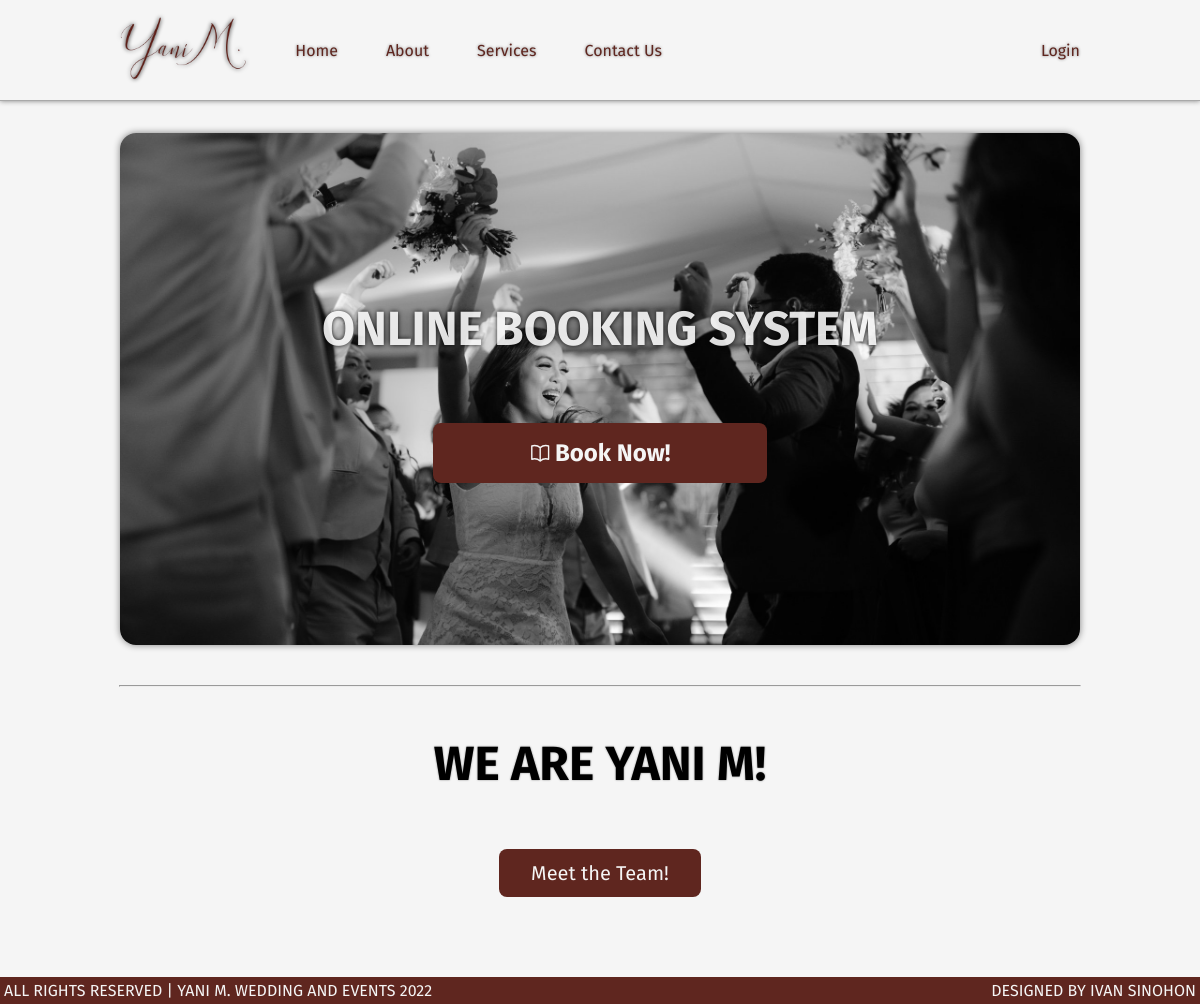
Before: / with the older database file.
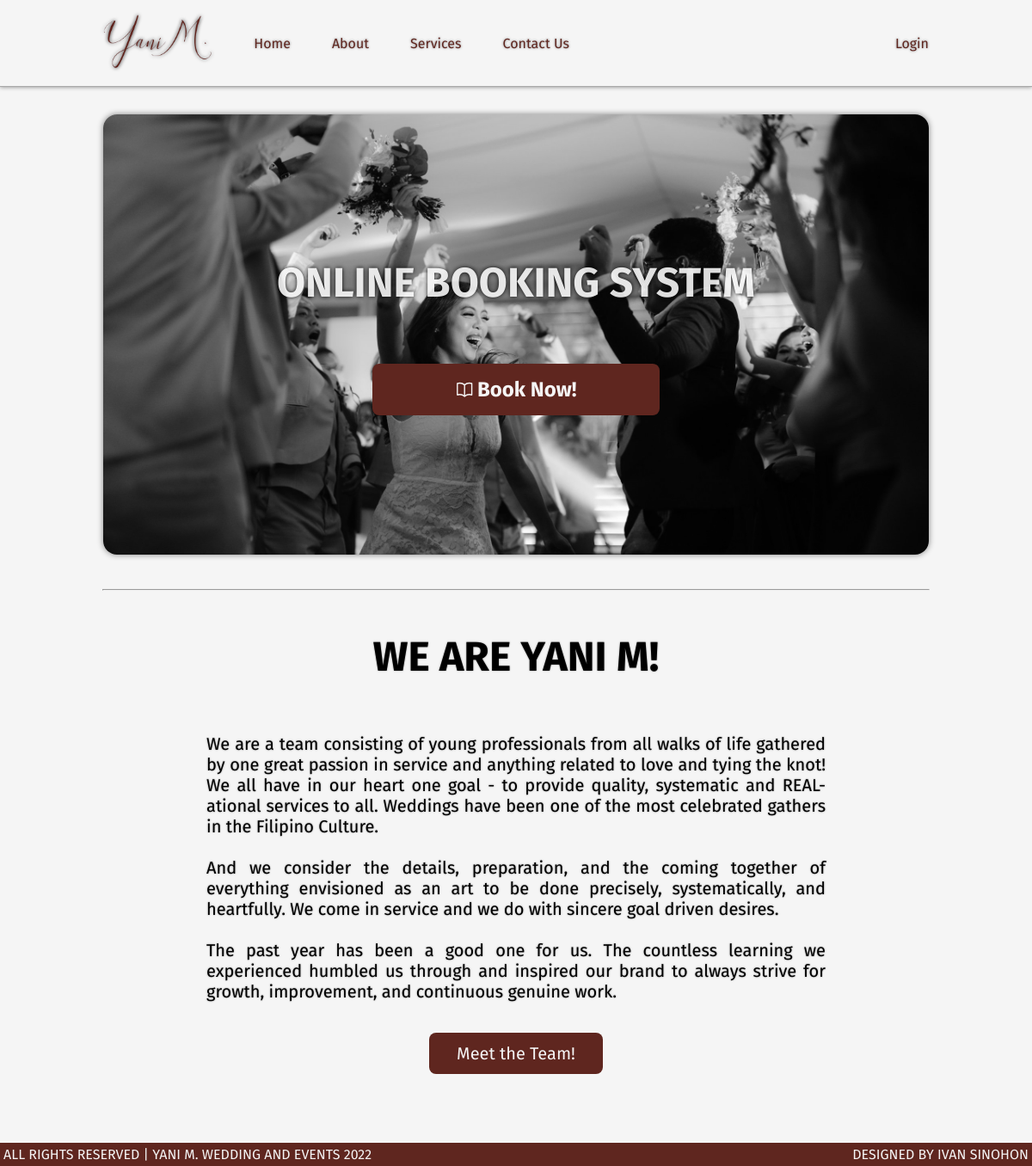
After: the same page with the newer database file.
### tables this page shows
CREATE TABLE `text` (
  `text_id` int(11) NOT NULL,
  `text_home` varchar(1000) NOT NULL,
  `text_about` varchar(1000) NOT NULL,
  `text_team` varchar(1000) NOT NULL,
  `text_service` varchar(1000) NOT NULL
);

### index.php (the view, shortened to what this page needs)
<?php
include 'includes/head.php';
?>
<head>
    <link rel="stylesheet" href="styles/index.css">
</head>
<body>
    <div class="homepage">
        <?php
        include 'includes/header.php';
        ?>
        <section id="book-now-section">
            <img src="images/bg-book-now.jpg" alt="">
            <h1>Online Booking System</h1>
            <?php if (empty($_SESSION["role"])) { ?>
                <a href="book-now.php" class="button">
                    Book Now!</a>
            <?php } else if ($_SESSION["role"] == "client") { ?>
                    <a href="my_bookings.php" class="button">
                        <svg xmlns="http://www.w3.org/2000/svg" fill="none" viewBox="0 0 24 24" stroke-width="1.5"
                            stroke="currentColor" class="w-6 h-6">
                            <path stroke-linecap="round" stroke-linejoin="round"
                                d="M12 6.042A8.967 8.967 0 006 3.75c-1.052 0-2.062.18-3 .512v14.25A8.987 8.987 0 016 18c2.305 0 4.408.867 6 2.292m0-14.25a8.966 8.966 0 016-2.292c1.052 0 2.062.18 3 .512v14.25A8.987 8.987 0 0018 18a8.967 8.967 0 00-6 2.292m0-14.25v14.25" />
                        </svg>Book Now!</a>
            <?php } ?>
        </section>
        <hr>
        <section id="welcome-info-section">
            <h1>We are Yani M!</h1>
            <?php
            $sql = "SELECT * FROM text";
            $result = $conn->query($sql);
            if ($result->num_rows > 0) {
                while ($row = $result->fetch_assoc()) { ?>
                    <p>
                        <?php echo $row['text_home']; ?>
                    </p>
                <?php }
            } ?>
            <a href="about.php#meet-the-team" class="button">Meet the Team!</a>
        </section>
    </div>
    <?php
    include 'includes/footer.php';
    ?>
</body>
</html>

Changed rows visible on the page:
added text: text_home "We are a team consisting of young professionals from all walks of life gathered by one great passion in service and anything related to love and tying the knot! We all have in our heart one goal - to provide quality, systematic and REAL-ational services to all. Weddings have been one of the most celebrated gathers in the Filipino Culture. And we consider the details, preparation, and the coming together of everything envisioned as an art to be done precisely, systematically, and heartfully. We come in service and we do with sincere goal driven desires. The past year has been a good one for us. The countless learning we experienced humbled us through and inspired our brand to always strive…"
